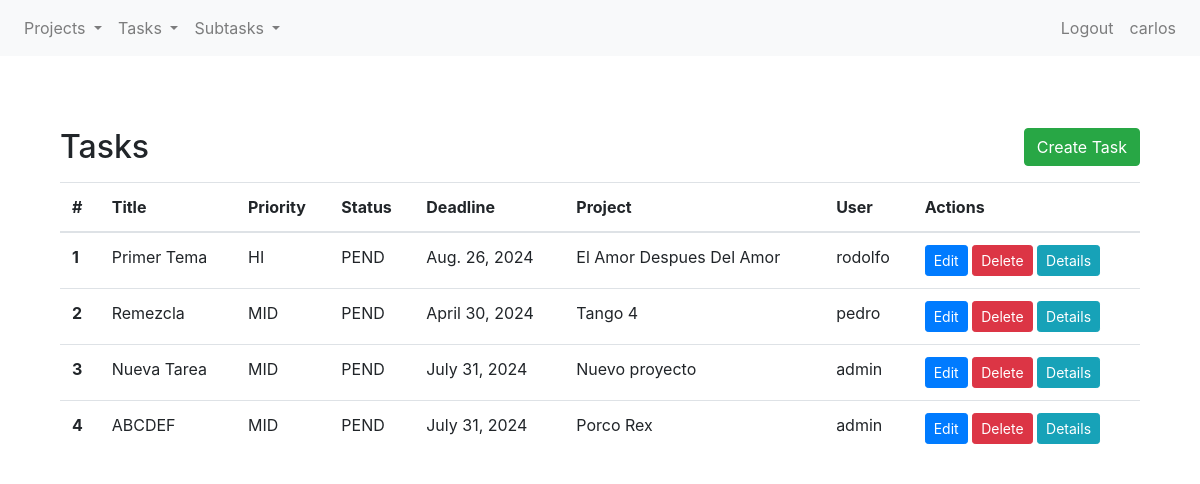
Page /projects/tasks/list/ (signed in) on the earlier database version.
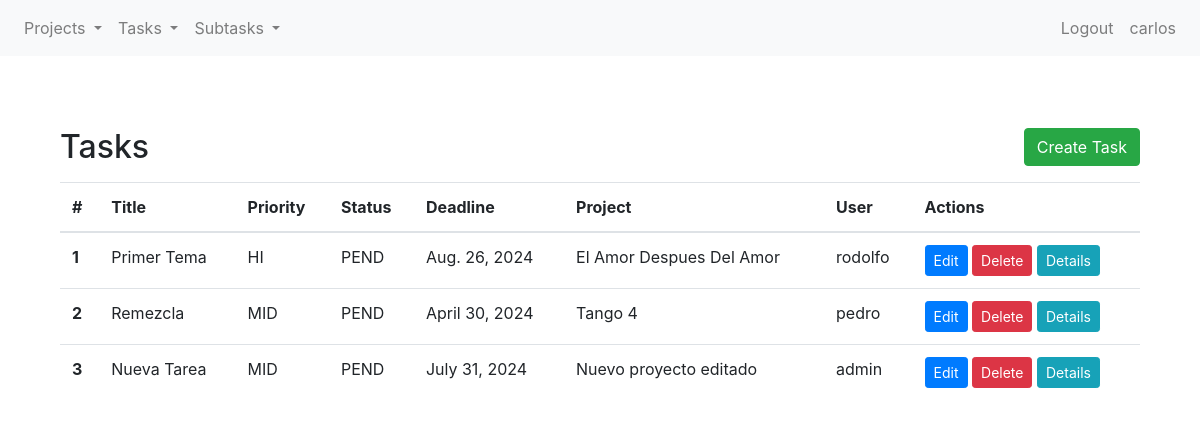
Same page on the later database version.
### projects/models.py (models this page shows, shortened)
class Task(models.Model):
    class Priority(models.TextChoices):
        HIGH = 'HI', 'High'
        MEDIUM = 'MID', 'Medium'
        LOW = 'LOW', 'Low'
    class Status(models.TextChoices):
        PENDING = 'PEND', 'Pending'
        ONGOING = 'ON', 'Ongoing'
        FINISHED = 'FIN', 'Finished'
    title = models.CharField(max_length=255)
    description = models.TextField()
    priority = models.CharField(max_length=3,
                                choices=Priority.choices,
                                default=Priority.MEDIUM)
    status = models.CharField(max_length=4,
                                choices=Status.choices,
                                default=Status.PENDING)
    deadline = models.DateField(blank=True, null=True)
    project = models.ForeignKey(Project, on_delete=models.CASCADE, related_name="project")
    user = models.ForeignKey(User, on_delete=models.CASCADE)

class Project(models.Model):
    title = models.CharField(max_length=255)
    deadline = models.DateField(blank=True, null=True)
    user = models.ForeignKey(User, on_delete=models.CASCADE)
    def __str__(self):
        return(f"{self.title}")

### projects/views.py (the view)
# urls.py: path("tasks/list/", TaskListView.as_view(), name="task-list"),
class TaskListView(LoginRequiredMixin, ListView):
    model = Task
    template_name = "projects/cbv/task_list.html"
    context_object_name = "task_list"

### projects/templates/projects/cbv/task_list.html
{% extends 'projects/base.html' %} {% block title %} Task List {% endblock %} {% block content %}
<section class="py-5">
  <div class="container">
    <div class="d-flex justify-content-between align-items-center mb-3">
      <h2 class="mb-0">Tasks</h2>
      <a href="{% url 'task-create' %}" class="btn btn-success">Create Task</a>
    </div>
    <table class="table">
      <thead>
        <tr>
          <th scope="col">#</th>
          <th scope="col">Title</th>
          <th scope="col">Priority</th>
          <th scope="col">Status</th>
          <th scope="col">Deadline</th>
          <th scope="col">Project</th>
          <th scope="col">User</th>
          <th scope="col">Actions</th>
        </tr>
      </thead>
      <tbody>
        {% if task_list %} {% for task in task_list %}
        <tr>
          <th scope="row">{{ forloop.counter }}</th>
          <td>{{ task.title }}</td>
          <td>{{ task.priority }}</td>
          <td>{{ task.status }}</td>
          <td>{{ task.deadline }}</td>
          <td>{{ task.project }}</td>
          <td>{{ task.user }}</td>
          <td>
            <a href="{% url 'task-update' task.id %}" class="btn btn-primary btn-sm">Edit</a>
            <a href="{% url 'task-delete' task.id %}" class="btn btn-danger btn-sm">Delete</a>
            <a href="{% url 'task-detail' task.id %}" class="btn btn-info btn-sm">Details</a>
          </td>
        </tr>
        {% endfor %} {% else %}
        <tr>
          <td colspan="7">No Tasks.</td>
        </tr>
        {% endif %}
      </tbody>
    </table>
  </div>
</section>
{% endblock %}

### projects/templates/projects/base.html (shortened to what this page needs)
{% load static %}
<!DOCTYPE html>
<html lang="en">
  <head>
    <link rel="stylesheet" href="{% static 'projects/css/bootstrap.css' %}" />
  </head>
  <body>
    <nav class="navbar navbar-expand-lg navbar-light bg-light">
      <div class="collapse navbar-collapse" id="navbarNav">
        {% if user.is_authenticated %}
        <ul class="navbar-nav">
          <li class="nav-item dropdown">
            <a
              class="nav-link dropdown-toggle"
              href="#"
              id="navbarDropdownMenuLinkProject"
              role="button"
              data-toggle="dropdown"
              aria-haspopup="true"
              aria-expanded="false"
            >
              Projects
            </a>
          </li>
          <li class="nav-item dropdown">
            <a
              class="nav-link dropdown-toggle"
              href="#"
              id="navbarDropdownMenuLinkTask"
              role="button"
              data-toggle="dropdown"
              aria-haspopup="true"
              aria-expanded="false"
            >
              Tasks
            </a>
          </li>
          <li class="nav-item dropdown">
            <a
              class="nav-link dropdown-toggle"
              href="#"
              id="navbarDropdownMenuLinkSubtask"
              role="button"
              data-toggle="dropdown"
              aria-haspopup="true"
              aria-expanded="false"
            >
              Subtasks
            </a>
          </li>
        </ul>
        {% endif %}
        <ul class="navbar-nav ml-auto">
          {% if user.is_authenticated %}
          <li class="nav-item">
            <a class="nav-link" href="{% url 'logout' %}">Logout</a>
          </li>
          <li class="nav-item">
            <a class="nav-link" href="{% url 'edit-user' %}">{{ user }}</a>
          </li>
          {% endif %}
        </ul>
      </div>
    </nav>
    <div class="container mt-4">
      {% block content %}{% endblock content %}
    </div>
  </body>
</html>

Differences in the rows shown:
removed Task: title "ABCDEF", priority "MID", status "PEND", deadline "July 31, 2024", project "Porco Rex", user "admin"
changed through a linked row, Task "Nueva Tarea": project "Nuevo proyecto" → "Nuevo proyecto editado"
